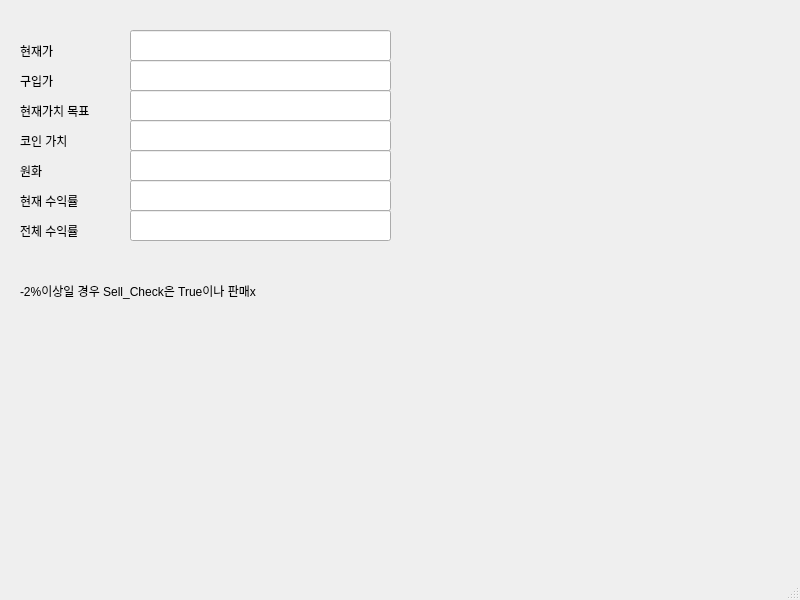
<?xml version="1.0" encoding="UTF-8"?>
<ui version="4.0">
 <class>MainWindow</class>
 <widget class="QMainWindow" name="MainWindow">
  <property name="geometry">
   <rect>
    <x>0</x>
    <y>0</y>
    <width>800</width>
    <height>600</height>
   </rect>
  </property>
  <property name="windowTitle">
   <string>MainWindow</string>
  </property>
  <widget class="QWidget" name="centralwidget">
   <widget class="QLabel" name="label">
    <property name="geometry">
     <rect>
      <x>20</x>
      <y>40</y>
      <width>64</width>
      <height>21</height>
     </rect>
    </property>
    <property name="text">
     <string>현재가</string>
    </property>
   </widget>
   <widget class="QLineEdit" name="lineEdit">
    <property name="geometry">
     <rect>
      <x>130</x>
      <y>30</y>
      <width>261</width>
      <height>31</height>
     </rect>
    </property>
   </widget>
   <widget class="QLineEdit" name="lineEdit_2">
    <property name="geometry">
     <rect>
      <x>130</x>
      <y>60</y>
      <width>261</width>
      <height>31</height>
     </rect>
    </property>
   </widget>
   <widget class="QLineEdit" name="lineEdit_3">
    <property name="geometry">
     <rect>
      <x>130</x>
      <y>120</y>
      <width>261</width>
      <height>31</height>
     </rect>
    </property>
   </widget>
   <widget class="QLineEdit" name="lineEdit_4">
    <property name="geometry">
     <rect>
      <x>130</x>
      <y>150</y>
      <width>261</width>
      <height>31</height>
     </rect>
    </property>
   </widget>
   <widget class="QLineEdit" name="lineEdit_5">
    <property name="geometry">
     <rect>
      <x>130</x>
      <y>180</y>
      <width>261</width>
      <height>31</height>
     </rect>
    </property>
   </widget>
   <widget class="QLabel" name="label_2">
    <property name="geometry">
     <rect>
      <x>20</x>
      <y>70</y>
      <width>64</width>
      <height>21</height>
     </rect>
    </property>
    <property name="text">
     <string>구입가</string>
    </property>
   </widget>
   <widget class="QLabel" name="label_3">
    <property name="geometry">
     <rect>
      <x>20</x>
      <y>130</y>
      <width>64</width>
      <height>21</height>
     </rect>
    </property>
    <property name="text">
     <string>코인 가치</string>
    </property>
   </widget>
   <widget class="QLabel" name="label_4">
    <property name="geometry">
     <rect>
      <x>20</x>
      <y>160</y>
      <width>64</width>
      <height>21</height>
     </rect>
    </property>
    <property name="text">
     <string>원화</string>
    </property>
   </widget>
   <widget class="QLabel" name="label_5">
    <property name="geometry">
     <rect>
      <x>20</x>
      <y>190</y>
      <width>81</width>
      <height>21</height>
     </rect>
    </property>
    <property name="text">
     <string>현재 수익률</string>
    </property>
   </widget>
   <widget class="QLineEdit" name="lineEdit_6">
    <property name="geometry">
     <rect>
      <x>130</x>
      <y>210</y>
      <width>261</width>
      <height>31</height>
     </rect>
    </property>
   </widget>
   <widget class="QLabel" name="label_6">
    <property name="geometry">
     <rect>
      <x>20</x>
      <y>220</y>
      <width>81</width>
      <height>21</height>
     </rect>
    </property>
    <property name="text">
     <string>전체 수익률</string>
    </property>
   </widget>
   <widget class="QLabel" name="label_9">
    <property name="geometry">
     <rect>
      <x>20</x>
      <y>100</y>
      <width>101</width>
      <height>21</height>
     </rect>
    </property>
    <property name="text">
     <string>현재가치 목표</string>
    </property>
   </widget>
   <widget class="QLineEdit" name="lineEdit_9">
    <property name="geometry">
     <rect>
      <x>130</x>
      <y>90</y>
      <width>261</width>
      <height>31</height>
     </rect>
    </property>
    <property name="text">
     <string/>
    </property>
   </widget>
   <widget class="QLabel" name="label_11">
    <property name="geometry">
     <rect>
      <x>20</x>
      <y>280</y>
      <width>371</width>
      <height>21</height>
     </rect>
    </property>
    <property name="text">
     <string>-2%이상일 경우 Sell_Check은 True이나 판매x</string>
    </property>
   </widget>
  </widget>
  <widget class="QMenuBar" name="menubar">
   <property name="geometry">
    <rect>
     <x>0</x>
     <y>0</y>
     <width>800</width>
     <height>26</height>
    </rect>
   </property>
  </widget>
  <widget class="QStatusBar" name="statusbar"/>
 </widget>
 <resources/>
 <connections/>
</ui>
